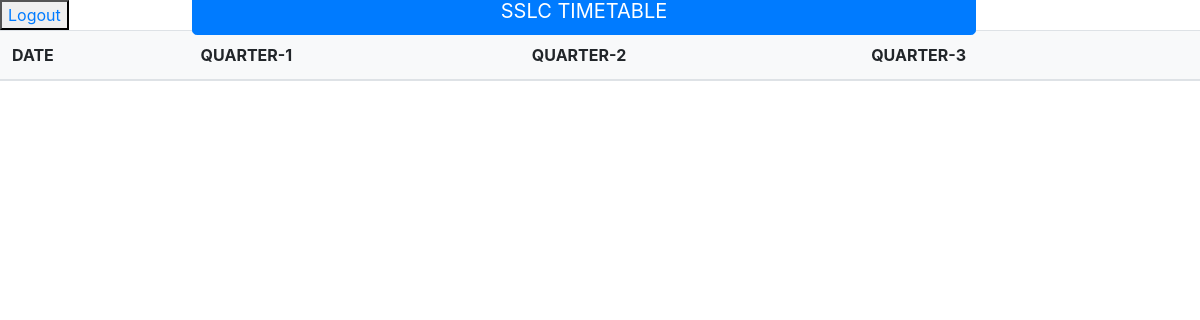
Before: /manager/timetable/ with the older database file.
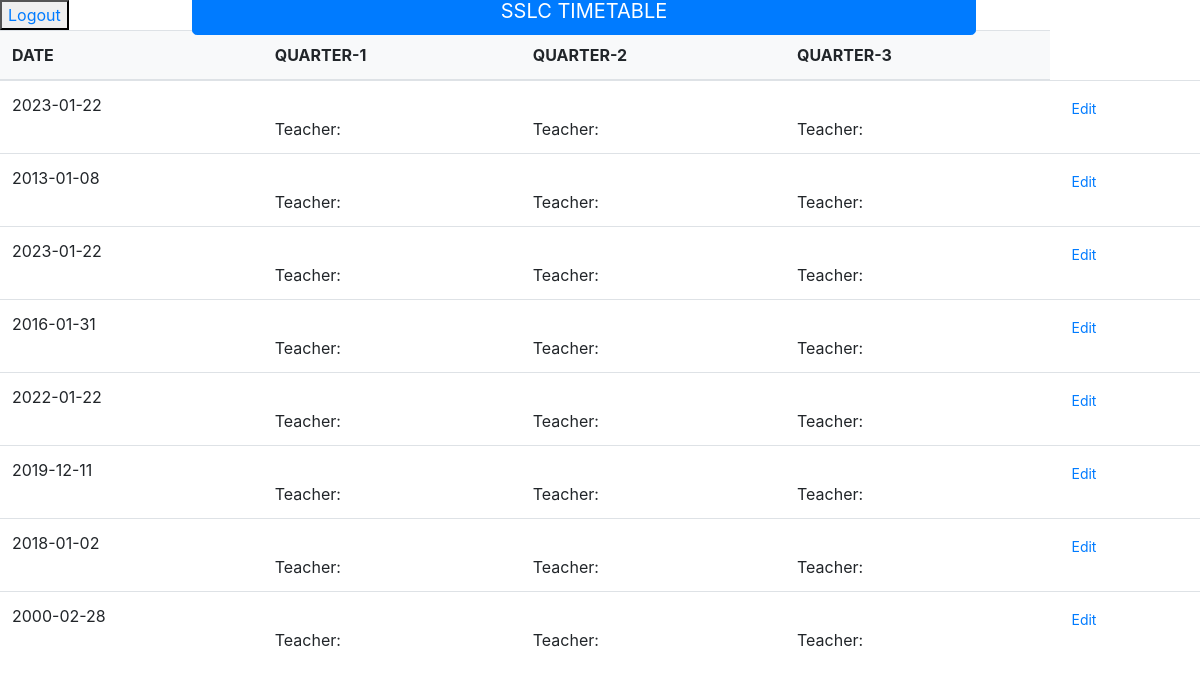
After: the same page with the newer database file.
### manager/models.py (models this page shows)
class Timetable(models.Model):
    days=(
        ('MONDAY','MONDAY'),
        ('TUESDAY','TUESDAY'),
        ('WEDNESDAY','WEDNESDAY'),
        ('THURSDAY','THURSDAY'),
        ('FRIDAY','FRIDAY'),
        ('SATURDAY','SATURDAY'),
        ('SUNDAY','SUNDAY'),
    )
    date = models.CharField(max_length=20,choices=days)
    quarter_1 = models.ForeignKey(quarter,null=True,blank=True,on_delete=models.CASCADE,related_name='quarter_1_quarter')
    quarter_2 = models.ForeignKey(quarter,null=True,blank=True,on_delete=models.CASCADE,related_name='quarter_2_quarter')
    quarter_3 = models.ForeignKey(quarter,null=True,blank=True,on_delete=models.CASCADE,related_name='quarter_3_quarter')
    quarter_4 = models.ForeignKey(quarter,null=True,blank=True,on_delete=models.CASCADE,related_name='quarter_4_quarter')
    def __str__(self):
        return str(self.date)

### manager/views.py (the view)
# urls.py: path('timetable/',views.timetable,name='timetable'),
def timetable(request):
    timetable = Timetable.objects.all()
    context={
        'timetable' :  timetable,
    }
    return render(request, 'timetable.html',context)

### templates/timetable.html (shortened to what this page needs)
<!DOCTYPE html>
<html>
<head>
	<link rel="stylesheet" href="https://stackpath.bootstrapcdn.com/bootstrap/4.1.3/css/bootstrap.min.css">
	<link rel="stylesheet" href="https://use.fontawesome.com/releases/v5.6.1/css/all.css">
</head>
<body>
	<!DOCTYPE html>
<html>
<head>
	<link rel="stylesheet" href="https://stackpath.bootstrapcdn.com/bootstrap/4.1.3/css/bootstrap.min.css">
	<link rel="stylesheet" href="https://use.fontawesome.com/releases/v5.6.1/css/all.css">
</head>
<body>
	<button><a href="{% url 'logout' %}">Logout</a>	</button>
	<table class="table align-middle mb-0 bg-white">
		<p class="btn btn-primary btn-lg" style="padding-left: 2.5rem; padding-right: 2.5rem;
		position: absolute; top: -13px; left: 192px; right: 224px">SSLC TIMETABLE</p>
		<thead class="bg-light">
		  <tr>
			<th>DATE</th>
			<th>QUARTER-1</th>
			<th>QUARTER-2</th>
			<th>QUARTER-3</th>
		  </tr>
		</thead>
		<tbody>
		  <tr>
			{% for time in timetable %}
			<td>
			  <p class="fw-normal mb-1">{{time}}</p>
			</td>
			<td>
			  <br>
			  <span class="">Teacher:{{time.quarter_1.teacher}}</span>
			</td>
			<td>
			  <br>
			  <span class="">Teacher:{{time.quarter_2.teacher}}</span>
			</td>
			<td>
			<br>
			<span class="">Teacher:{{time.quarter_3.teacher}}</span>
			</td>
			<td>
			  <button type="button" class="btn btn-link btn-sm btn-rounded">
				Edit
			  </button>
			</td>
		  </tr>
			{% endfor %}
		</tbody>
	  </table>
</body>
</html>

Changed rows visible on the page:
added Timetable: date "2023-01-22"
added Timetable: date "2013-01-08"
added Timetable: date "2023-01-22"
added Timetable: date "2016-01-31"
added Timetable: date "2022-01-22"
added Timetable: date "2019-12-11"
added Timetable: date "2018-01-02"
added Timetable: date "2000-02-28"
